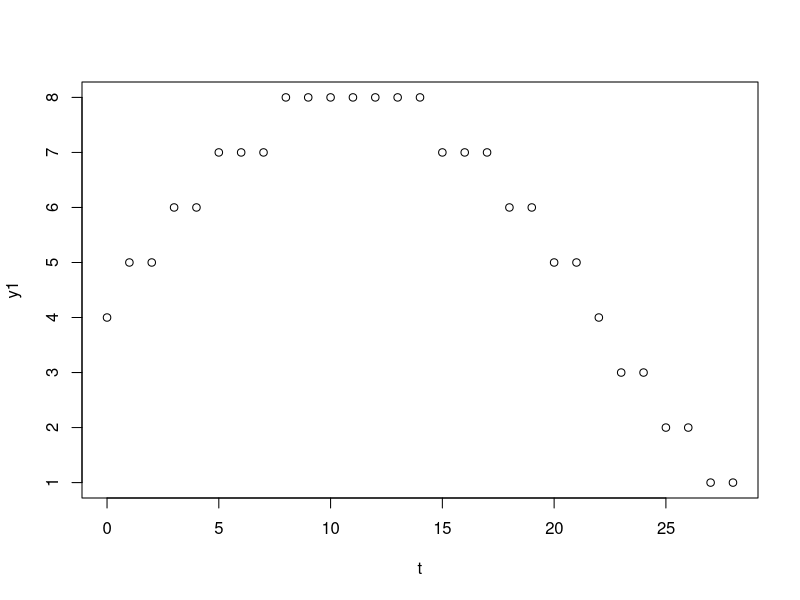
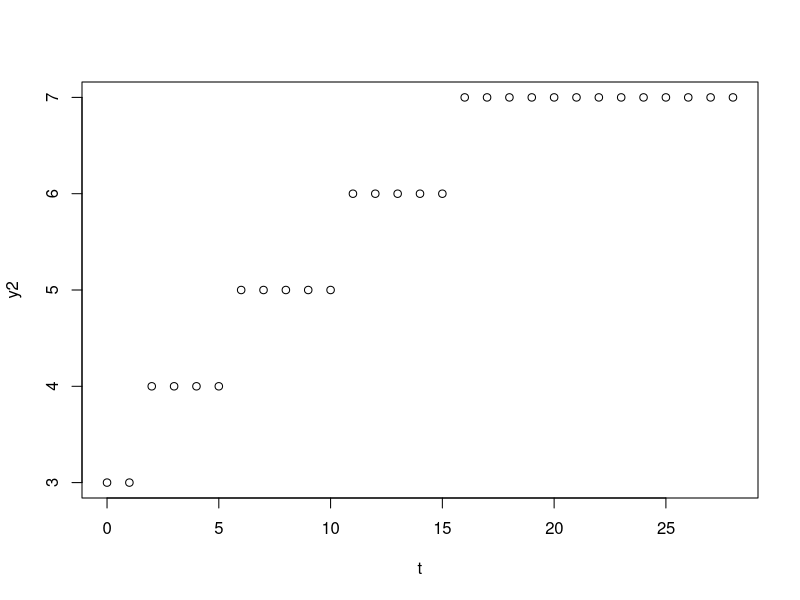
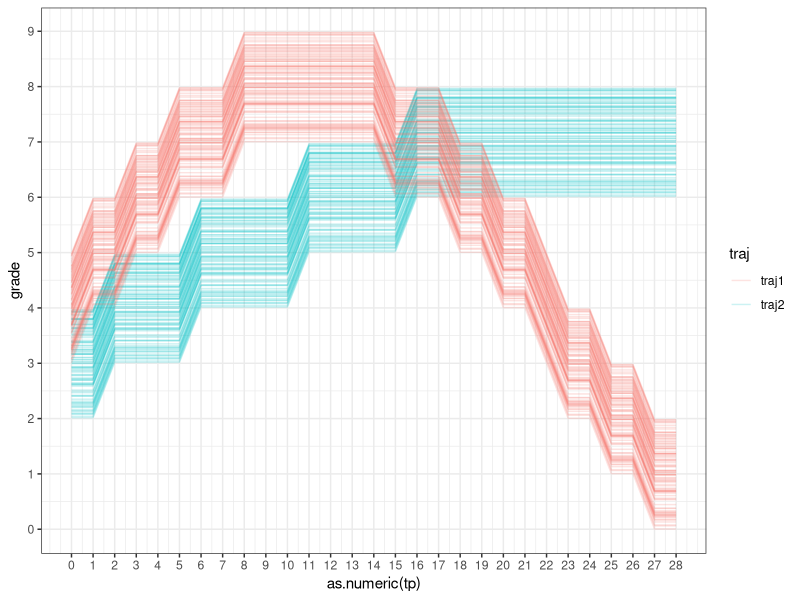
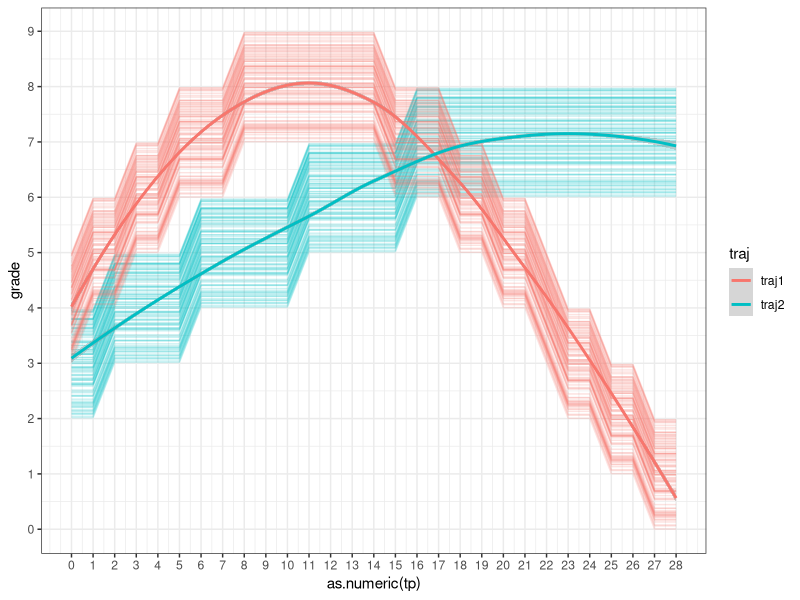
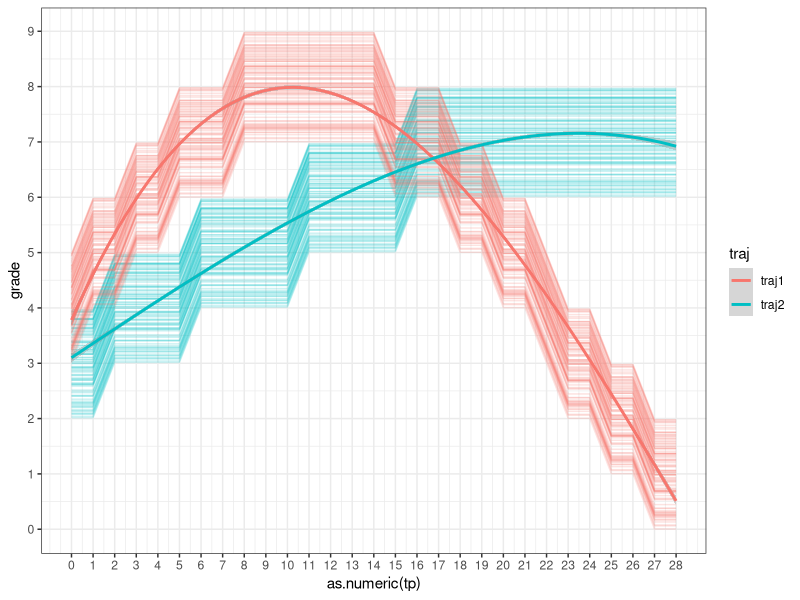
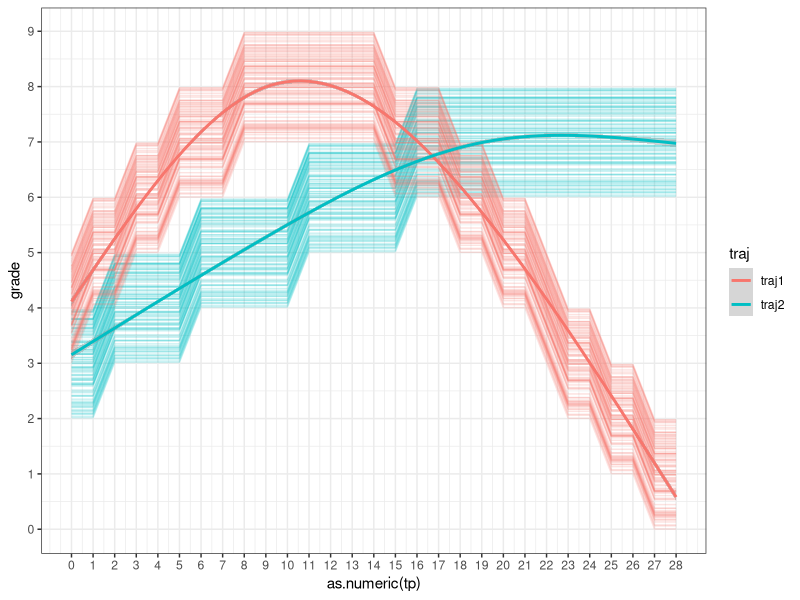

Generate these figures, in order, with R:
## ---- chunk 1
knitr::opts_chunk$set(echo = FALSE)
## ---- chunk 2
library(tidyverse)
#Time points
t <- c(0:28)

#Favorable trajectory
y1 <- round(sin(t/7)*4+4)
plot(t,y1)

#Unfavorable trajectory
y2 <- round(sin(t/15)*4+3)
plot(t,y2)

#Simulate 100 patients for each trajectory
d1 <- data.frame()
for (i in 1:100) { 
  tmp <- round(sin(t/7)*4+4) + runif(1,-1,1)
  d1 <- rbind(d1, tmp)
 }
colnames(d1) <- c(0:28)
d1$traj <- "traj1"
d1$pt <- c(0:99)

d2 <-  data.frame()
for (i in 1:100) { 
  tmp <- round(sin(t/15)*4+3)+ runif(1,-1,1)
  d2 <- rbind(d2, tmp)
}
colnames(d2) <- c(0:28)
d2$traj <- "traj2"
d2$pt <- c(100:199)
d <- bind_rows(d1,d2)
## ---- chunk 3
d %>%
  pivot_longer(cols = c(`0`:`28`),
               names_to = "tp",
               values_to = "grade") %>%
  ggplot(aes(x = as.numeric(tp), y = grade, group = as.character(pt),col=traj)) +
  geom_line(alpha=0.2) +
  scale_x_continuous(breaks = c(0:28))+
  scale_y_continuous(breaks = c(0:10))+
  theme_bw()
## ---- chunk 4
d %>%
  pivot_longer(cols = c(`0`:`28`),
               names_to = "tp",
               values_to = "grade") %>%
  ggplot(aes(x = as.numeric(tp), y = grade, group = as.character(pt),col=traj)) +
  geom_line(alpha=0.2) +
  scale_x_continuous(breaks = c(0:28))+
  scale_y_continuous(breaks = c(0:10))+
  theme_bw() +
  geom_smooth(aes(group=traj),method = "loess",se=T)
## ---- chunk 5
d %>%
  pivot_longer(cols = c(`0`:`28`),
               names_to = "tp",
               values_to = "grade") %>%
  ggplot(aes(x = as.numeric(tp), y = grade, group = as.character(pt),col=traj)) +
  geom_line(alpha=0.2) +
  scale_x_continuous(breaks = c(0:28))+
  scale_y_continuous(breaks = c(0:10))+
  theme_bw() +
  geom_smooth(aes(group=traj),method = lm, formula = y ~ splines::bs(x, 3))
## ---- chunk 6
d %>%
  pivot_longer(cols = c(`0`:`28`),
               names_to = "tp",
               values_to = "grade") %>%
  ggplot(aes(x = as.numeric(tp), y = grade, group = as.character(pt),col=traj)) +
  geom_line(alpha=0.2) +
  scale_x_continuous(breaks = c(0:28))+
  scale_y_continuous(breaks = c(0:10))+
  theme_bw() +
  geom_smooth(aes(group=traj),method = lm, formula = y ~ splines::ns(x, 3))
